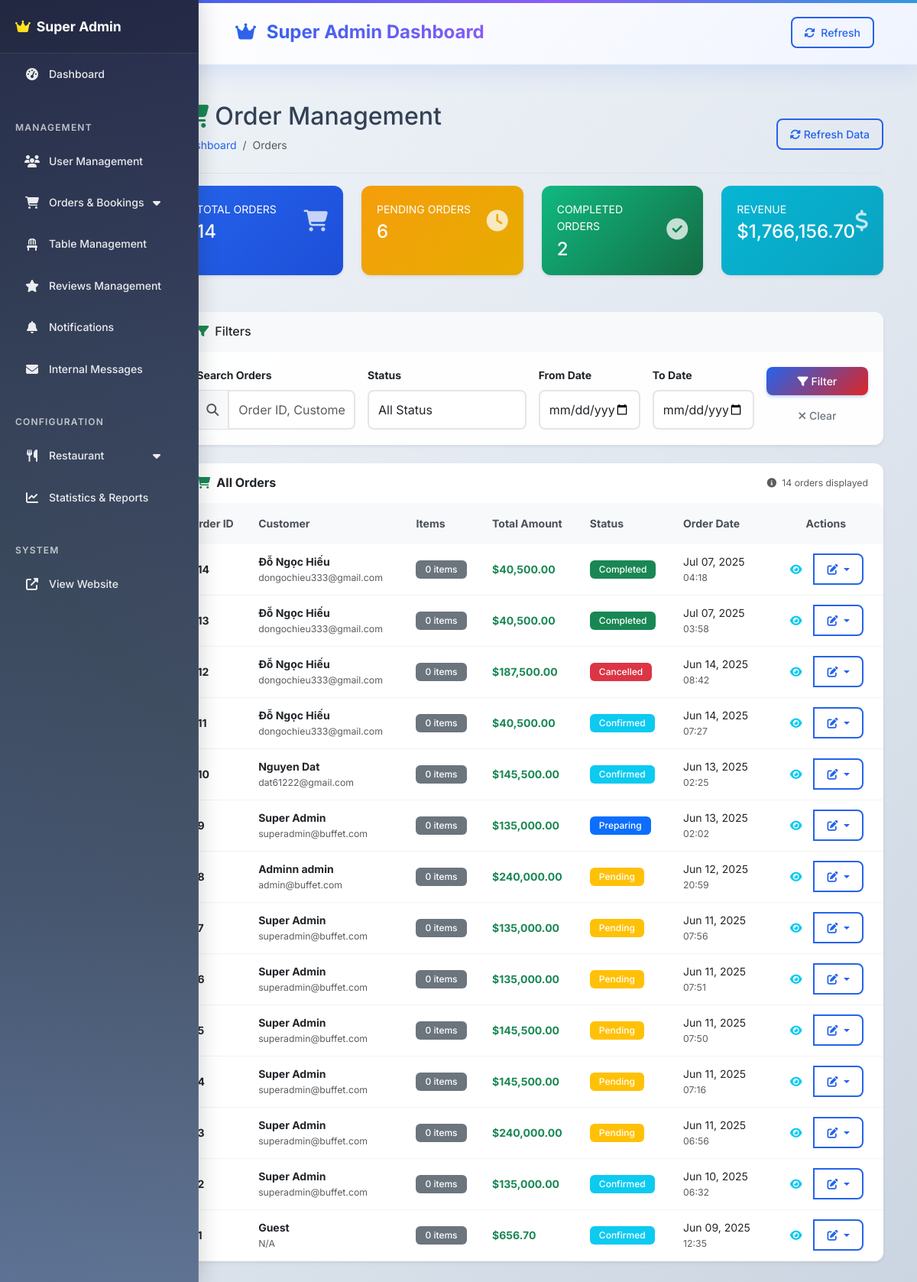
Screenshot of /superadmin/orders (signed in) with the database file from the repository.
### tables this page shows
CREATE TABLE IF NOT EXISTS `orders` (
  `id` int NOT NULL AUTO_INCREMENT,
  `user_id` int DEFAULT NULL,
  `booking_id` int DEFAULT NULL,
  `order_number` varchar(20) NOT NULL,
  `customer_name` varchar(100) NOT NULL,
  `customer_email` varchar(100) NOT NULL,
  `customer_phone` varchar(20) NOT NULL,
  `order_type` enum('dine_in','takeout','delivery') NOT NULL,
  `subtotal` decimal(10,2) NOT NULL,
  `tax_amount` decimal(10,2) DEFAULT '0.00',
  `total_amount` decimal(10,2) NOT NULL,
  `payment_method` enum('cod','cash','credit_card','debit_card','digital_wallet','bank_transfer','vnpay') NOT NULL,
  `payment_status` enum('pending','paid','failed','refunded') DEFAULT 'pending',
  `payment_id` int DEFAULT NULL,
  `status` enum('pending','confirmed','preparing','ready','completed','delivered','cancelled') DEFAULT 'pending',
  `special_instructions` text,
  `delivery_address` text,
  `order_notes` text,
  `estimated_ready_time` timestamp NULL DEFAULT NULL,
  `completed_at` timestamp NULL DEFAULT NULL,
  `created_at` timestamp NULL DEFAULT CURRENT_TIMESTAMP,
  `updated_at` timestamp NULL DEFAULT CURRENT_TIMESTAMP ON UPDATE CURRENT_TIMESTAMP,
  `delivery_ward` varchar(100) DEFAULT NULL,
  `delivery_district` varchar(100) DEFAULT NULL,
  `delivery_city` varchar(100) DEFAULT NULL,
  `delivery_notes` text,
  `delivery_fee` decimal(10,2) DEFAULT '0.00',
  `service_fee` decimal(10,2) DEFAULT '0.00',
  `discount_amount` decimal(10,2) DEFAULT '0.00',
  `coupon_code` varchar(50) DEFAULT NULL,
  PRIMARY KEY (`id`),
  UNIQUE KEY `order_number` (`order_number`),
  KEY `fk_orders_user` (`user_id`),
  KEY `fk_orders_booking` (`booking_id`),
  KEY `idx_status` (`status`),
  KEY `idx_payment_status` (`payment_status`),
  KEY `idx_order_type` (`order_type`),
  KEY `idx_customer_email` (`customer_email`),
  KEY `idx_orders_date_status` (`created_at`,`status`),
  KEY `fk_orders_payment` (`payment_id`)
);

CREATE TABLE IF NOT EXISTS `users` (
  `id` int NOT NULL AUTO_INCREMENT,
  `first_name` varchar(50) NOT NULL,
  `last_name` varchar(50) NOT NULL,
  `email` varchar(100) NOT NULL,
  `password` varchar(255) NOT NULL,
  `phone` varchar(20) DEFAULT NULL,
  `date_of_birth` date DEFAULT NULL,
  `address` text,
  `avatar` varchar(255) DEFAULT NULL,
  `role` enum('customer','manager','super_admin') DEFAULT 'customer',
  `email_verified` tinyint(1) DEFAULT '0',
  `email_verification_token` varchar(255) DEFAULT NULL,
  `password_reset_token` varchar(255) DEFAULT NULL,
  `password_reset_expires` timestamp NULL DEFAULT NULL,
  `last_login` timestamp NULL DEFAULT NULL,
  `is_active` tinyint(1) DEFAULT '1',
  `preferences` json DEFAULT NULL,
  `created_at` timestamp NULL DEFAULT CURRENT_TIMESTAMP,
  `updated_at` timestamp NULL DEFAULT CURRENT_TIMESTAMP ON UPDATE CURRENT_TIMESTAMP,
  PRIMARY KEY (`id`),
  UNIQUE KEY `email` (`email`),
  KEY `idx_role` (`role`),
  KEY `idx_active` (`is_active`)
);

### views/superadmin/orders/index.php (the view, shortened to what the rows shown need)
<!DOCTYPE html>
<html lang="en">
<head>
    <?php require_once 'views/layouts/superadmin_header.php'; ?>
</head>
<body>
    <div class="container-fluid">
        <div class="row">
            <main class="col-md-9 ms-sm-auto col-lg-10 px-md-4">
                <div class="d-flex justify-content-between flex-wrap flex-md-nowrap align-items-center pt-3 pb-2 mb-3 border-bottom">
                    <div>
                        <h1 class="h2">
                            <i class="fas fa-shopping-cart me-2 text-success"></i>Order Management
                        </h1>
                    </div>
                </div>
                <div class="card border-0 shadow-sm">
                    <div class="card-body p-0">                        <div class="table-responsive">
                            <table class="table table-hover align-middle mb-0">
                                <thead class="table-light">
                                    <tr>
                                        <th class="border-0 fw-bold">Order ID</th>
                                        <th class="border-0 fw-bold">Customer</th>
                                        <th class="border-0 fw-bold">Items</th>
                                        <th class="border-0 fw-bold">Total Amount</th>
                                        <th class="border-0 fw-bold">Status</th>
                                        <th class="border-0 fw-bold">Order Date</th>
                                        <th class="border-0 fw-bold text-center">Actions</th>
                                    </tr>
                                </thead>
                                <tbody>
                            <?php if (!empty($orders)): ?>
                                <?php foreach ($orders as $order): ?>
                                    <tr>
                                        <td>
                                            <strong>#<?php echo $order['id']; ?></strong>
                                        </td>
                                        <td>
                                            <div>
                                                <div class="fw-bold"><?php echo htmlspecialchars($order['customer_name'] ?? 'Guest'); ?></div>
                                                <div class="text-muted small"><?php echo htmlspecialchars($order['customer_email'] ?? 'N/A'); ?></div>
                                            </div>
                                        </td>
                                        <td>
                                            <span class="badge bg-secondary"><?php echo $order['item_count'] ?? 0; ?> items</span>
                                        </td>
                                        <td>
                                            <strong class="text-success">$<?php echo number_format($order['total_amount'] ?? 0, 2); ?></strong>
                                        </td>
                                        <td>
                                            <span class="badge bg-<?php echo getStatusBadgeColor($order['status']); ?>">
                                                <?php echo ucfirst($order['status']); ?>
                                            </span>
                                        </td>                                        <td>
                                            <div><?php echo date('M d, Y', strtotime($order['created_at'] ?? $order['order_date'] ?? 'now')); ?></div>
                                            <div class="small text-muted"><?php echo date('H:i', strtotime($order['created_at'] ?? $order['order_date'] ?? 'now')); ?></div>
                                        </td>
                                        <td>
                                            <div class="btn-group" role="group">
                                                <button type="button" class="btn btn-sm btn-outline-info"
                                                    onclick="viewOrderDetails(<?php echo $order['id']; ?>)">
                                                    <i class="fas fa-eye"></i>
                                                </button>
                                                <div class="btn-group" role="group">
                                                    <button type="button" class="btn btn-sm btn-outline-primary dropdown-toggle"
                                                        data-bs-toggle="dropdown" aria-expanded="false">
                                                        <i class="fas fa-edit"></i>
                                                    </button>
                                                </div>
                                            </div>
                                        </td>
                                    </tr>
                                <?php endforeach; ?>
                            <?php endif; ?>
                        </tbody>
                    </table>
                </div>
            </div>
        </div>
        </main>
    </div>
</div>
<?php
function getStatusBadgeColor($status)
{
    switch ($status) {
        case 'pending':
            return 'warning';
        case 'confirmed':
            return 'info';
        case 'preparing':
            return 'primary';
        case 'completed':
            return 'success';
        case 'cancelled':
            return 'danger';
    }
}
?>
<?php require_once 'views/layouts/superadmin_footer.php'; ?>

### rows the page displays
orders: id "14", customer_name "Đỗ Ngọc Hiếu", user.email "dongochieu333@gmail.com", item_count "0", total_amount "40,500.00", status "Completed", created_at "Jul 07, 2025", created_at "04:18"
orders: id "13", customer_name "Đỗ Ngọc Hiếu", user.email "dongochieu333@gmail.com", item_count "0", total_amount "40,500.00", status "Completed", created_at "Jul 07, 2025", created_at "03:58"
orders: id "12", customer_name "Đỗ Ngọc Hiếu", user.email "dongochieu333@gmail.com", item_count "0", total_amount "187,500.00", status "Cancelled", created_at "Jun 14, 2025", created_at "08:42"
orders: id "11", customer_name "Đỗ Ngọc Hiếu", user.email "dongochieu333@gmail.com", item_count "0", total_amount "40,500.00", status "Confirmed", created_at "Jun 14, 2025", created_at "07:27"
orders: id "10", customer_name "Nguyen Dat", user.email "dat61222@gmail.com", item_count "0", total_amount "145,500.00", status "Confirmed", created_at "Jun 13, 2025", created_at "02:25"
orders: id "9", customer_name "Super Admin", user.email "superadmin@buffet.com", item_count "0", total_amount "135,000.00", status "Preparing", created_at "Jun 13, 2025", created_at "02:02"
orders: id "8", customer_name "Adminn admin", user.email "admin@buffet.com", item_count "0", total_amount "240,000.00", status "Pending", created_at "Jun 12, 2025", created_at "20:59"
orders: id "7", customer_name "Super Admin", user.email "superadmin@buffet.com", item_count "0", total_amount "135,000.00", status "Pending", created_at "Jun 11, 2025", created_at "07:56"
orders: id "6", customer_name "Super Admin", user.email "superadmin@buffet.com", item_count "0", total_amount "135,000.00", status "Pending", created_at "Jun 11, 2025", created_at "07:51"
orders: id "5", customer_name "Super Admin", user.email "superadmin@buffet.com", item_count "0", total_amount "145,500.00", status "Pending", created_at "Jun 11, 2025", created_at "07:50"
orders: id "4", customer_name "Super Admin", user.email "superadmin@buffet.com", item_count "0", total_amount "145,500.00", status "Pending", created_at "Jun 11, 2025", created_at "07:16"
orders: id "3", customer_name "Super Admin", user.email "superadmin@buffet.com", item_count "0", total_amount "240,000.00", status "Pending", created_at "Jun 11, 2025", created_at "06:56"
orders: id "2", customer_name "Super Admin", user.email "superadmin@buffet.com", item_count "0", total_amount "135,000.00", status "Confirmed", created_at "Jun 10, 2025", created_at "06:32"
orders: id "1", customer_name "Guest", customer_email "N/A", item_count "0", total_amount "656.70", status "Confirmed", created_at "Jun 09, 2025", created_at "12:35"

### other values shown
$stats['total_orders'] "14"
$stats['pending_orders'] "6"
$stats['completed_orders'] "2"
$stats['total_revenue'] "1,766,156.70"
count($orders ?? []) "14"
